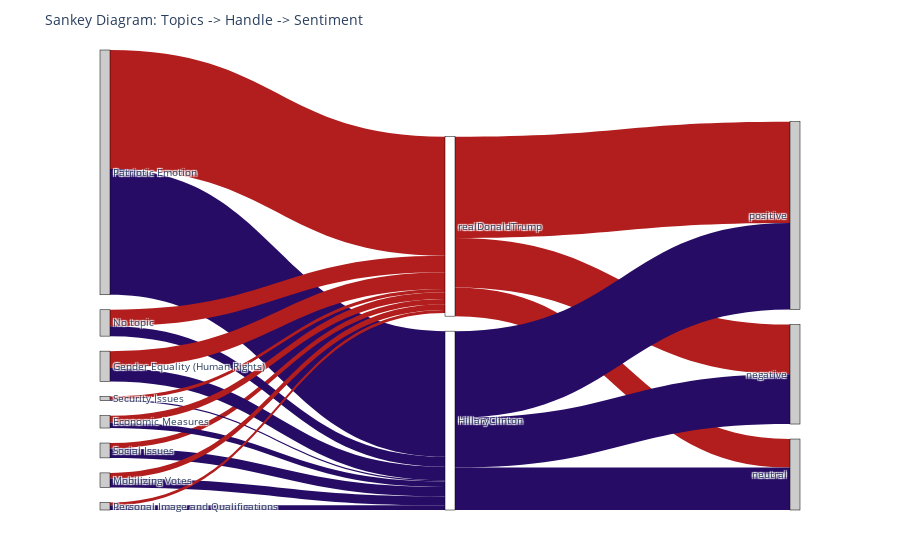

Notebook cell for this chart:
### Code cell
import pandas as pd
import plotly.graph_objects as go

# Extract unique values for topics, handles, and sentiments
topics = data['topics'].unique().tolist()
handles = ['realDonaldTrump', 'HillaryClinton']
sentiments = data['semtiment'].unique().tolist()

# Combine all nodes and assign positions
all_nodes = topics + handles + sentiments
node_positions = {name: idx for idx, name in enumerate(all_nodes)}

# Create links between topic -> handle and handle -> sentiment with count values
links = []
for topic in topics:
    for handle in handles:
        count = len(data[(data['topics'] == topic) & (data['handle'] == handle)])
        if count > 0:
            links.append({
                'source': node_positions[topic],
                'target': node_positions[handle],
                'value': count,
                'color': '#B21D1D' if handle == 'realDonaldTrump' else '#260C65'
            })

for handle in handles:
    for sentiment in sentiments:
        count = len(data[(data['handle'] == handle) & (data['semtiment'] == sentiment)])
        if count > 0:
            links.append({
                'source': node_positions[handle],
                'target': node_positions[sentiment],
                'value': count,
                'color': '#B21D1D' if handle == 'realDonaldTrump' else '#260C65'
            })

# Assign node colors: white for handles, light gray for other nodes
node_colors = ['#cccccc'] * len(all_nodes)  # Default light color for topics and sentiments
node_colors[node_positions['realDonaldTrump']] = '#ffffff'  # White for Trump handle
node_colors[node_positions['HillaryClinton']] = '#ffffff'  # White for Clinton handle

# Define Sankey diagram data with customized empty rectangular nodes
sankey_data = go.Sankey(
    node=dict(
        pad=15,
        thickness=10,
        line=dict(color="black", width=0.5),  # Black border for clarity
        label=all_nodes,
        color=node_colors,
    ),
    link=dict(
        source=[link['source'] for link in links],
        target=[link['target'] for link in links],
        value=[link['value'] for link in links],
        color=[link['color'] for link in links]
    )
)

# Generate and display the Sankey Diagram with customized layout
fig = go.Figure(data=[sankey_data])
fig.update_layout(
    title_text="Sankey Diagram: Topics -> Handle -> Sentiment",
    font_size=10,
    plot_bgcolor='rgba(255,255,255,1)',
    margin=dict(l=100, r=100, t=50, b=50)
)
fig.show()

### Figure 1 — Plotly figure (JSON) as saved in the notebook; plotly's stock layout.template omitted (floating-point values rounded to 4 significant figures)
{"data": [{"link": {"color": ["#B21D1D", "#260C65", "#B21D1D", "#260C65", "#B21D1D", "#260C65", "#B21D1D", "#260C65", "#B21D1D", "#260C65", "#B21D1D", "#260C65", "#B21D1D", "#260C65", "#B21D1D", "#260C65", "#B21D1D", "#B21D1D", "#B21D1D", "#260C65", "#260C65", "#260C65"], "source": [0, 0, 1, 1, 2, 2, 3, 3, 4, 4, 5, 5, 6, 6, 7, 7, 9, 9, 9, 10, 10, 10], "target": [9, 10, 9, 10, 9, 10, 9, 10, 9, 10, 9, 10, 9, 10, 9, 10, 11, 12, 13, 11, 12, 13], "value": [2123, 2240, 97, 168, 294, 176, 299, 243, 54, 20, 121, 99, 101, 159, 51, 83, 1803, 886, 509, 1546, 886, 756]}, "node": {"color": ["#cccccc", "#cccccc", "#cccccc", "#cccccc", "#cccccc", "#cccccc", "#cccccc", "#cccccc", "#cccccc", "#ffffff", "#ffffff", "#cccccc", "#cccccc", "#cccccc"], "label": ["Patriotic Emotion", "Social Issues", "No topic", "Gender Equality (Human Rights)", "Security Issues", "Economic Measures", "Mobilizing Votes", "Personal Image and Qualifications", null, "realDonaldTrump", "HillaryClinton", "positive", "negative", "neutral"], "line": {"color": "black", "width": 0.5}, "pad": 15, "thickness": 10}, "type": "sankey"}], "layout": {"font": {"size": 10}, "margin": {"b": 50, "l": 100, "r": 100, "t": 50}, "plot_bgcolor": "rgba(255,255,255,1)", "title": {"text": "Sankey Diagram: Topics -> Handle -> Sentiment"}}}
